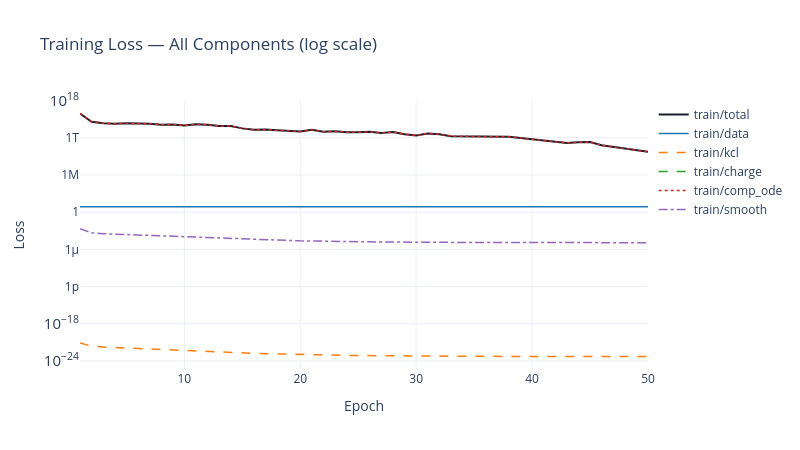

Notebook cell for this chart:
### Code cell
# Detailed breakdown: all loss terms on one plot
import plotly.graph_objects as go

loss_keys = ['total', 'data', 'kcl', 'charge', 'comp_ode', 'smooth']
colors_map = {
    'total': '#17202a', 'data': '#1f77b4', 'kcl': '#ff7f0e',
    'charge': '#2ca02c', 'comp_ode': '#d62728', 'smooth': '#9467bd'
}
dash_map = {
    'total': 'solid', 'data': 'solid', 'kcl': 'dash',
    'charge': 'dash', 'comp_ode': 'dot', 'smooth': 'dashdot'
}

fig_detail = go.Figure()
epochs_range = list(range(1, len(history['train']) + 1))

for key in loss_keys:
    train_vals = [e.get(key, 0.0) for e in history['train']]
    fig_detail.add_trace(go.Scatter(
        x=epochs_range, y=train_vals,
        mode='lines', name=f'train/{key}',
        line=dict(color=colors_map[key], dash=dash_map[key], width=2 if key=='total' else 1.5),
    ))

fig_detail.update_layout(
    title='Training Loss — All Components (log scale)',
    xaxis_title='Epoch',
    yaxis_title='Loss',
    yaxis_type='log',
    template='plotly_white',
    width=800, height=450,
    legend=dict(x=1.01, y=1),
)
fig_detail.show()
